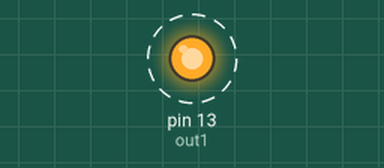
This sketch was run on a simulated Arduino Uno, built with avr-gcc and run on an emulated ATmega328P. Shown: output pins drawn as LEDs (lit = HIGH). Dashed ring = blinking.

Above: at 0.05 s.
Timing chart, 0 to 3.0 s (numbered marks = the images above):
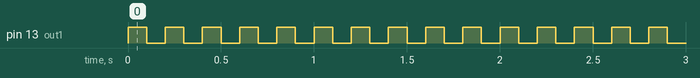

The sketch:

function_01_pisca.ino
```cpp
#define out1 13

bool x=LOW;


void pisca(bool, int, int);

void setup()
{
  // configurando pinos de saida
  pinMode(out1, OUTPUT);
}

void loop()
{
  x=!x;
  pisca(x, out1, 100);
}


void pisca(bool y, int pino, int tms)
{
  digitalWrite(pino,y);
  delay(tms);
}
```

Measured:
- by itself, pin 13 (out1): alternates HIGH for 0.10 s and LOW for 0.10 s
